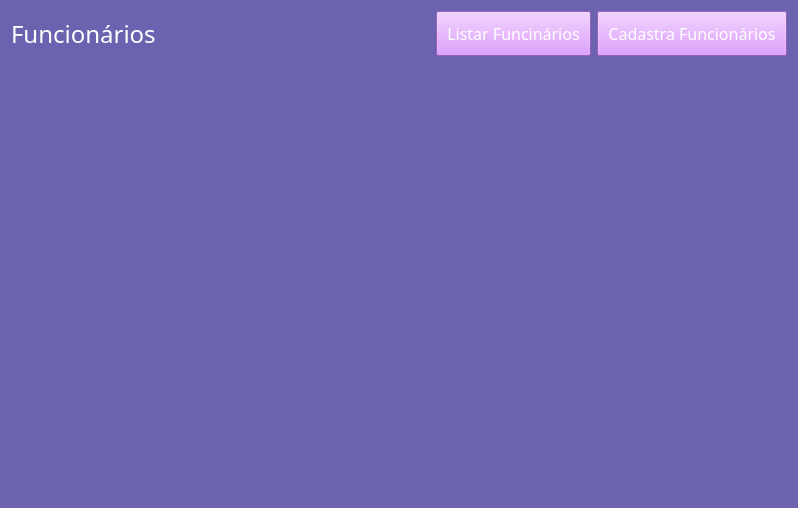
<?xml version="1.0" encoding="UTF-8"?>
<ui version="4.0">
 <class>Form</class>
 <widget class="QWidget" name="Form">
  <property name="geometry">
   <rect>
    <x>0</x>
    <y>0</y>
    <width>798</width>
    <height>508</height>
   </rect>
  </property>
  <property name="windowTitle">
   <string>Form</string>
  </property>
  <property name="styleSheet">
   <string notr="true">background-color:rgb(108, 99, 176);
</string>
  </property>
  <layout class="QVBoxLayout" name="verticalLayout">
   <item>
    <layout class="QHBoxLayout" name="horizontalLayout">
     <item>
      <widget class="QLabel" name="label_5">
       <property name="font">
        <font>
         <family>Impact</family>
         <pointsize>18</pointsize>
        </font>
       </property>
       <property name="styleSheet">
        <string notr="true">color: rgb(255, 255, 255);</string>
       </property>
       <property name="text">
        <string>Funcionários</string>
       </property>
      </widget>
     </item>
     <item>
      <spacer name="horizontalSpacer">
       <property name="orientation">
        <enum>Qt::Horizontal</enum>
       </property>
       <property name="sizeHint" stdset="0">
        <size>
         <width>40</width>
         <height>20</height>
        </size>
       </property>
      </spacer>
     </item>
     <item>
      <widget class="QPushButton" name="listar_produtos_btn">
       <property name="font">
        <font>
         <family>Impact</family>
         <pointsize>12</pointsize>
        </font>
       </property>
       <property name="styleSheet">
        <string notr="true">background-color: rgb(214, 131, 255);
color: rgb(255, 255, 255);
padding: 10px;
</string>
       </property>
       <property name="text">
        <string>Listar Funcinários</string>
       </property>
      </widget>
     </item>
     <item>
      <widget class="QPushButton" name="cadastrar_produto_btn">
       <property name="font">
        <font>
         <family>Impact</family>
         <pointsize>12</pointsize>
        </font>
       </property>
       <property name="styleSheet">
        <string notr="true">background-color: rgb(214, 131, 255);
color: rgb(255, 255, 255);
padding: 10px;
</string>
       </property>
       <property name="text">
        <string>Cadastra Funcionários</string>
       </property>
      </widget>
     </item>
    </layout>
   </item>
   <item>
    <widget class="QStackedWidget" name="painel_produtos">
     <widget class="QWidget" name="page"/>
     <widget class="QWidget" name="page_2"/>
    </widget>
   </item>
  </layout>
 </widget>
 <resources/>
 <connections/>
</ui>
